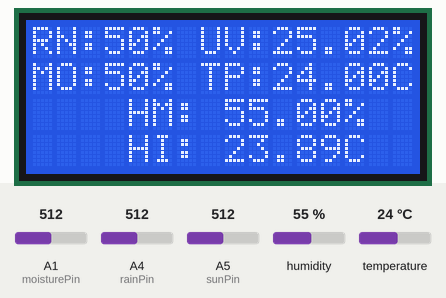
Recording of a sketch running on a simulated Arduino Uno, built with avr-gcc and run on an emulated ATmega328P. Shown: 16×4 character LCD. Wiring (inferred from the names in the program): DS3231 clock at I2C address 0x68. The inputs (shaded band) are chosen by the test bench; at power-on: humidity 55 %, A5 (sunPin) = 512, temperature 24 °C, A1 (moisturePin) = 512, A4 (rainPin) = 512. The local clock reads 2024-03-15 10:24:30 at power-on unless the sketch sets it.

Above: at 1.2 s.
1.3 s: humidity set to 22 %
At 3.6 s:
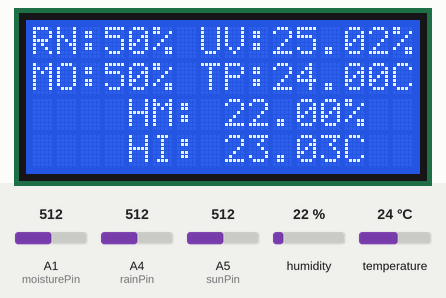
13.7 s: A5 (sunPin) set to 218
At 14.6 s:
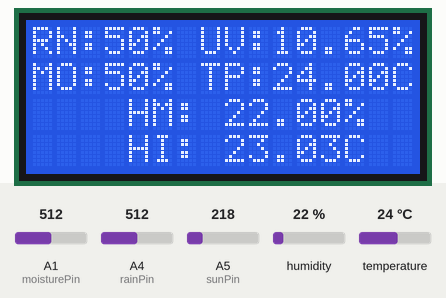
15.3 s: A5 (sunPin) set to 186
At 15.7 s:
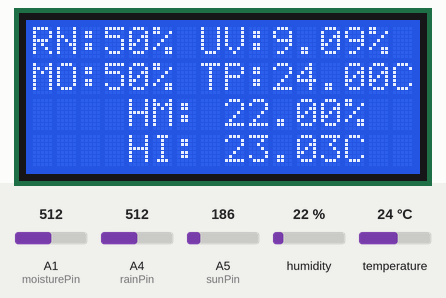
21.5 s: temperature set to 28 °C
At 23.8 s:
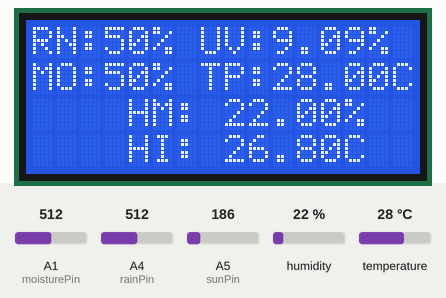
27.7 s: A5 (sunPin) set to 210
At 29.0 s:
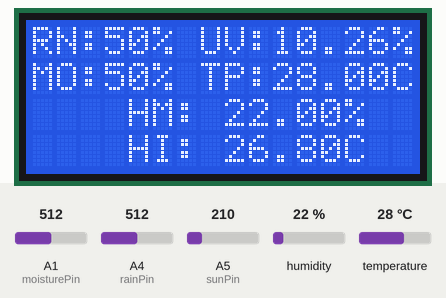
Timing chart, 0 to 30.7 s (numbered marks = the images above; inputs shaded):
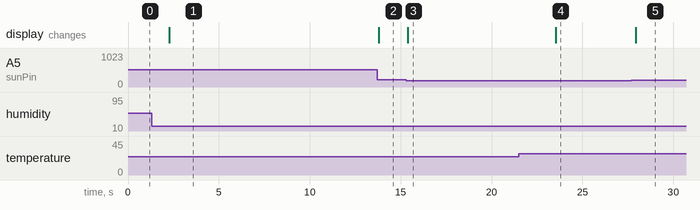

The sketch:

Arduino_Mega_Code.ino
```cpp
#include <Wire.h>
#include <LiquidCrystal_I2C.h>
#include <DHT.h>
#include <ArduinoJson.h>
#include <SoftwareSerial.h>

// LCD setup
LiquidCrystal_I2C lcd(0x27, 16, 4);

// DHT22 setup
#define DHTPIN 2
#define DHTTYPE DHT22
DHT dht(DHTPIN, DHTTYPE);

// Sensor pins
const int rainPin = A4;
const int sunPin = A5;
const int moisturePin = A1;

// DS3231 setup
#define DS3231_I2C_ADDRESS 0x68

#define ESP_RX_PIN 18 // Choose a digital pin for RX
#define ESP_TX_PIN 19 // Choose a digital pin for TX
SoftwareSerial espSerial(ESP_RX_PIN, ESP_TX_PIN); // RX, TX

// Function to convert normal decimal numbers to binary coded decimal
byte decToBcd(byte val) {
  return ((val / 10 * 16) + (val % 10));
}

// Function to convert binary coded decimal to normal decimal numbers
byte bcdToDec(byte val) {
  return ((val / 16 * 10) + (val % 16));
}

// Function to set the DS3231 time
void setDS3231time(byte second, byte minute, byte hour, byte dayOfWeek, byte dayOfMonth, byte month, byte year) {
  Wire.beginTransmission(DS3231_I2C_ADDRESS);
  Wire.write(0); // set next input to start at the seconds register
  Wire.write(decToBcd(second)); // set seconds
  Wire.write(decToBcd(minute)); // set minutes
  Wire.write(decToBcd(hour)); // set hours
  Wire.write(decToBcd(dayOfWeek)); // set day of week (1=Sunday, 7=Saturday)
  Wire.write(decToBcd(dayOfMonth)); // set date (1 to 31)
  Wire.write(decToBcd(month)); // set month
  Wire.write(decToBcd(year)); // set year (0 to 99)
  Wire.endTransmission();
}

// Function to read the DS3231 time
void readDS3231time(byte *second, byte *minute, byte *hour, byte *dayOfWeek, byte *dayOfMonth, byte *month, byte *year) {
  Wire.beginTransmission(DS3231_I2C_ADDRESS);
  Wire.write(0); // set DS3231 register pointer to 00h
  Wire.endTransmission();
  Wire.requestFrom(DS3231_I2C_ADDRESS, 7);
  *second = bcdToDec(Wire.read() & 0x7f);
  *minute = bcdToDec(Wire.read());
  *hour = bcdToDec(Wire.read() & 0x3f);
  *dayOfWeek = bcdToDec(Wire.read());
  *dayOfMonth = bcdToDec(Wire.read());
  *month = bcdToDec(Wire.read());
  *year = bcdToDec(Wire.read());
}

void setup() {
  Wire.begin();
  lcd.begin();
  lcd.backlight();
  dht.begin();
  Serial.begin(9600);
   espSerial.begin(115200);
  pinMode(rainPin, INPUT);
  pinMode(sunPin, INPUT);
  pinMode(moisturePin, INPUT);
}

void loop() {
  StaticJsonDocument<200> jsonDocMega;
  StaticJsonDocument<200> jsonDocUno;
  String dataUno = "";

  if (Serial.available()) {
    while (Serial.available()) {
      char received = Serial.read();
      dataUno += received;
    }
    //Serial.println("Received from Uno: " + dataUno);
   // Serial1.println("Received from Uno: " + dataUno);

    // Deserialize the JSON data from Uno
    DeserializationError error = deserializeJson(jsonDocUno, dataUno);
    if (error) {
      Serial.println("Failed to parse JSON from Uno");
      return;
    }
  }

  //delay(500);

  // Read sensor values
  int rainValue = analogRead(rainPin);
  int sunValue = analogRead(sunPin);
  int moistureValue = analogRead(moisturePin);

  // Convert sensor values to percentages
  int rainPercent = map(rainValue, 0, 1023, 100, 0);
 // int sunPercent = map(sunValue, 0, 1023, 0, 100);
  int moisturePercent = map(moistureValue, 0, 1023, 100, 0);


  // Convert the analog reading (which goes from 0 - 1023) to a voltage (0 - 5V):
  float voltage = sunValue * (5.0 / 1023.0);
  float UVindex = voltage/0.1;

  // Read temperature and humidity from DHT22
  float temperature = dht.readTemperature();
  float humidity = dht.readHumidity();
  float heatIndex = dht.computeHeatIndex(temperature, humidity, false);

  // Read time from DS3231
  byte second, minute, hour, dayOfWeek, dayOfMonth, month, year;
  readDS3231time(&second, &minute, &hour, &dayOfWeek, &dayOfMonth, &month, &year);

  // Create JSON object for Mega
  jsonDocMega["Date"] = String(dayOfMonth) + "/" + String(month) + "/" + String(year); // Example: "7/7/24"
  jsonDocMega["Time"] = String(hour) + ":" + String(minute); // Example: "21:19"
  jsonDocMega["RN"] = rainPercent;
  jsonDocMega["UV"] = UVindex;
  jsonDocMega["MO"] = moisturePercent;
  jsonDocMega["TP"] = temperature;
  jsonDocMega["HM"] = humidity;
  jsonDocMega["HI"] = heatIndex;

  // Merge the JSON data from Uno and Mega
  jsonDocMega["Access"] = jsonDocUno["Access"];
  jsonDocMega["Exist"] = jsonDocUno["Exist"];

  // Serialize JSON to string
// Before sending, add start and end markers
String jsonString;
serializeJson(jsonDocMega, jsonString);
//jsonString = "{" + jsonString + "}"; // Add markers
//espSerial.println(jsonString);


 // String jsonString;
 // serializeJson(jsonDocMega, jsonString);

  // Print JSON string to Serial
 // Serial.print("sensor : ");
 // Serial.println(jsonString);

 // espSerial.print("sensor to ESP : ");
 // espSerial.println(jsonString);

  // Serial.print("sensor2 : ");
 // Serial.print(jsonString + '\n');

 // espSerial.print("sensor to ESP2 : ");
espSerial.print(jsonString + '\n');

  // Display values on the LCD
  lcd.clear();
  lcd.setCursor(0, 0);
  lcd.print("RN:");
  lcd.print(rainPercent);
  lcd.print("% UV:");
  lcd.print(UVindex);
  lcd.print("%");

  lcd.setCursor(0, 1);
  lcd.print("MO:");
  lcd.print(moisturePercent);
  lcd.print("% TP:");
  lcd.print(temperature);
  lcd.print("C");

  lcd.setCursor(0, 2);
  lcd.print("HM: ");
  lcd.print(humidity);
  lcd.print("%");

  lcd.setCursor(0, 3);
  lcd.print("HI: ");
  lcd.print(heatIndex);
  lcd.print("C");

  delay(100);
}
```

Measured:
- after the input at 1.3 s, the display: changes after 0.98 s (image 1)
- after the input at 13.7 s, the display: changes after 0.10 s (image 2)
- after the input at 15.3 s, the display: changes after 0.10 s (image 3)
- after the input at 21.5 s, the display: changes after 2.0 s (image 4)
- after the input at 27.7 s, the display: changes after 0.24 s (image 5)
